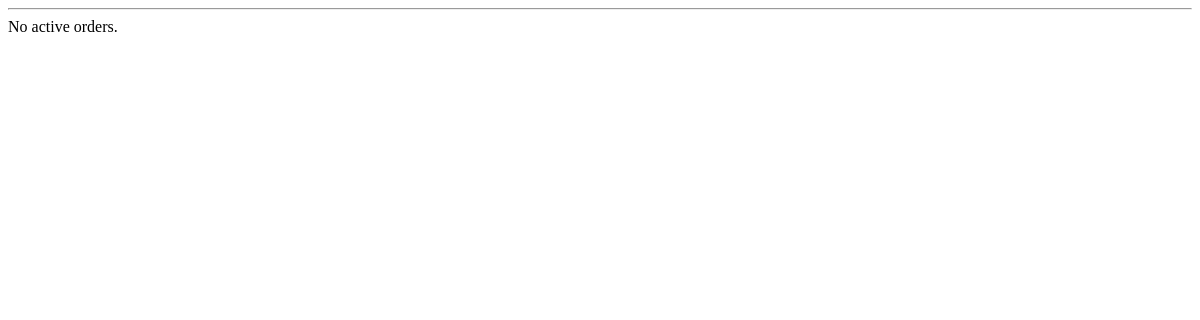
/core/order/html/active_list (signed in), run on an earlier commit of the app's database.
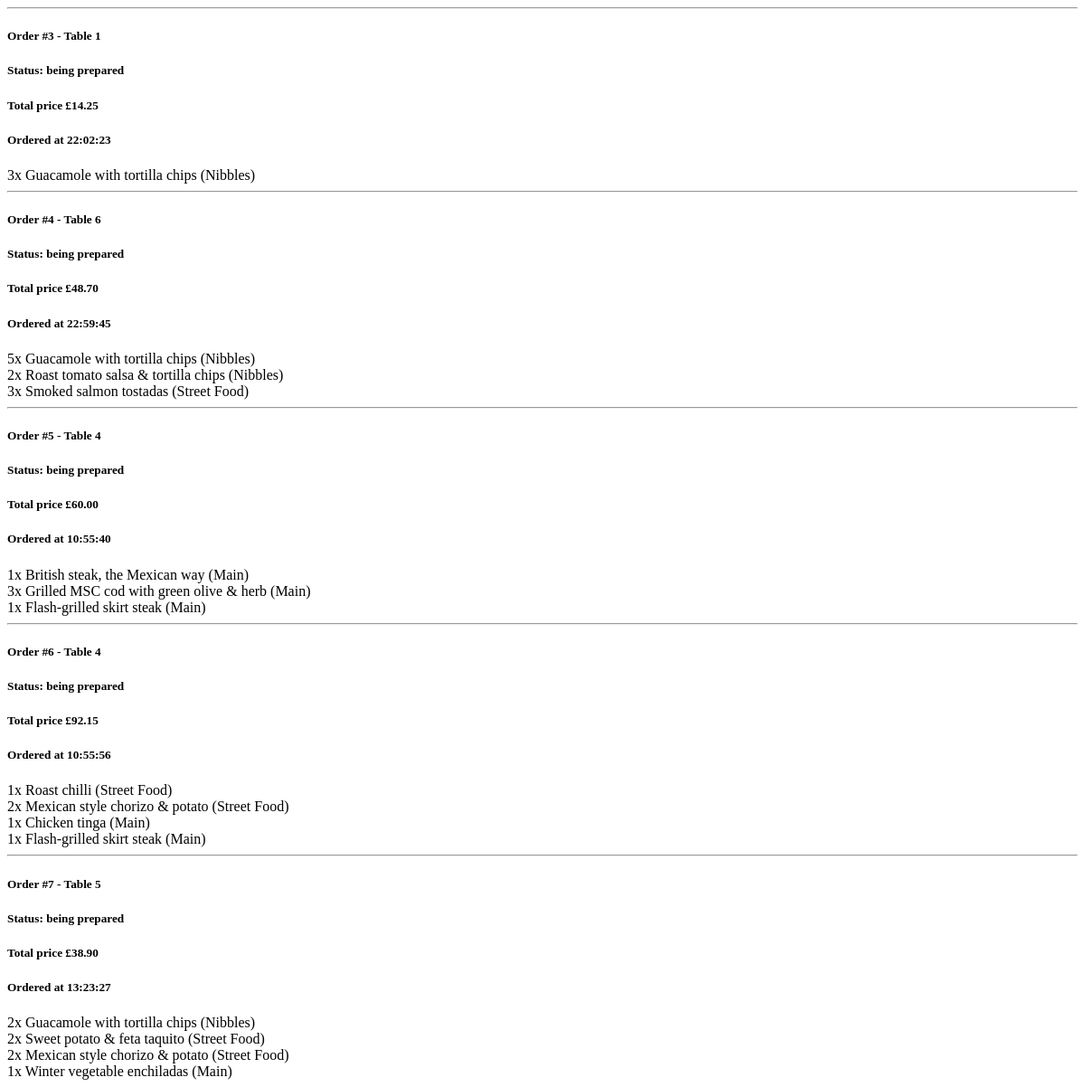
And on a later commit of the database.
### core/models/order_model.py (models this page shows, shortened)
class Order(models.Model):
    objects = models.Manager()
    active_objects = ActiveOrderManager()
    confirmed_objects = ConfirmedOrderManager()
    unconfirmed_objects = UnconfirmedOrderManager()
    ready_objects = ReadyOrderManager()
    unpaid_objects = UnpaidOrderManager()
    delivered_today_objects = DeliveredTodayOrderManager()
    delivered_week_objects = DeliveredWeekOrderManager()
    cancelled_today_objects = CancelledTodayOrderManager()
    cancelled_week_objects = CancelledWeekOrderManager()
    payment = models.ForeignKey(Payment, on_delete=models.CASCADE, blank=True, null=True)  # order of payment
    table = models.ForeignKey(Seating, on_delete=models.CASCADE)
    time = models.DateTimeField()  # The time at which the order was taken
    items = models.ManyToManyField(OrderItem)
    cooking_instructions = models.CharField(max_length=500, default='na')  # Preferences, allergies, etc.
    purchase_method = models.CharField(max_length=100, default='na')
    total_price = models.DecimalField(max_digits=10, decimal_places=2)
    confirmed = models.BooleanField(default=False)  # order has been confirmed
    cancelled = models.BooleanField(default=False)
    ready_delivery = models.BooleanField(default=False)  # order is ready for delivery
    delivered = models.BooleanField(default=False)  # order has been delivered
    delayed = models.BooleanField(default=False)  # order is delayed
    paid = models.BooleanField(default=False)  # order has been paid
    def get_time_display(self):
        return str(self.time)[11: 19]
    def get_price_display(self):
        return "£%.2f" % self.total_price
    def get_items_display(self):
        return "\n".join([str(item) for item in self.items.all()])

### core/models/seating_model.py (models this page shows, shortened)
class Seating(models.Model):
    label = models.CharField(max_length=25, default='Table 0')
    available = models.BooleanField(default=True)
    assistance = models.BooleanField(default=False)
    waiter = models.CharField(max_length=50, default="")
    objects = models.Manager()
    available_objects = AvailableSeatingManager()
    occupied_objects = OccupiedSeatingManager()
    def __str__(self):
        return self.label

### core/models/orderitem_model.py (models this page shows, shortened)
class OrderItem(models.Model):
    menu_item = models.ForeignKey(Menu, on_delete=models.CASCADE)
    quantity = models.IntegerField()
    def __str__(self):
        return "%sx %s" % (self.quantity, self.menu_item)

### core/models/menu_model.py (models this page shows)
class Menu(models.Model):
    name = models.CharField(max_length=100)
    price = models.DecimalField(max_digits=10, decimal_places=2)
    description = models.CharField(max_length=1000)
    course = models.CharField(max_length=100)
    category = models.CharField(max_length=100)
    allergy = models.CharField(max_length=1000, default="")
    calories = models.IntegerField(default=0)
    image = models.CharField(max_length=1000, default='na')
    vegetarian = models.BooleanField(default=False)
    vegan = models.BooleanField(default=False)
    meat = models.BooleanField(default=False)
    stock = models.IntegerField(default=0)
    removed = models.BooleanField(default=False)
    cost = models.DecimalField(max_digits=10, decimal_places=2, default=0)
    objects = models.Manager()
    stock_manager = StockManager()
    def __str__(self):
        return "%s (%s)" % (self.name, self.course)

### core/views/order_views.py (the view)
# urls.py: path('active_list', views.html_active_list, name='active_list'),
@login_required
def html_active_list(request):
    context = {
        "orders": Order.active_objects.all(),
    }
    return render(request, 'core/order/active_list.html', context)

### core/models/order_model.py (called while the page is built)
    def get_queryset(self):
        return super().get_queryset().filter(delivered=False)

### core/templates/core/order/active_list.html
{% extends debug|yesno:"base.html,empty.html" %}
{% block content %}
{% if orders %}
{% for order in orders %}
<hr />
<div class="row">
  <div class="col-5">
    <h5>Order <strong>#{{ order.id }}</strong> - <strong>{{ order.table }}</strong></h5>
    <h5>Status: <strong>{% if order.ready_delivery %}ready for delivery{% elif order.confirmed %}being prepared{% else %}unconfirmed{% endif %}</strong></h5>
    <h5>Total price <strong>{{ order.get_price_display }}</strong></h5>
    <h5>Ordered at <strong>{{ order.get_time_display }}</strong></h5>
  </div>
  <div class="col-7">
    {{ order.get_items_display | linebreaksbr }}
  </div>
</div>
{% endfor %}
{% else %}
<hr />
<div class="alert alert-warning">
  No active orders.
</div>
{% endif %}
{% endblock %}

### templates/empty.html
{% block content %}{% endblock %}

What changed in the data, as far as the page shows it:
added Order: id "3", table "Table 1", ready_delivery "being prepared", price "£14.25", time "22:02:23", items "3x Guacamole with tortilla chips (Nibbles)"
added Order: id "4", table "Table 6", ready_delivery "being prepared", price "£48.70", time "22:59:45", items "5x Guacamole with tortilla chips (Nibbles) 2x Roast tomato salsa & tortilla chips (Nibbles) 3x Smoked salmon tostadas (Street Food)"
added Order: id "5", table "Table 4", ready_delivery "being prepared", price "£60.00", time "10:55:40", items "1x British steak, the Mexican way (Main) 3x Grilled MSC cod with green olive & herb (Main) 1x Flash-grilled skirt steak (Main)"
added Order: id "6", table "Table 4", ready_delivery "being prepared", price "£92.15", time "10:55:56", items "1x Roast chilli (Street Food) 2x Mexican style chorizo & potato (Street Food) 1x Chicken tinga (Main) 1x Flash-grilled skirt steak (Main)"
added Order: id "7", table "Table 5", ready_delivery "being prepared", price "£38.90", time "13:23:27", items "2x Guacamole with tortilla chips (Nibbles) 2x Sweet potato & feta taquito (Street Food) 2x Mexican style chorizo & potato (Street Food) 1x Winter vegetable enchiladas (Main)"
Also different on the page:
text no longer shown: "No active orders."
